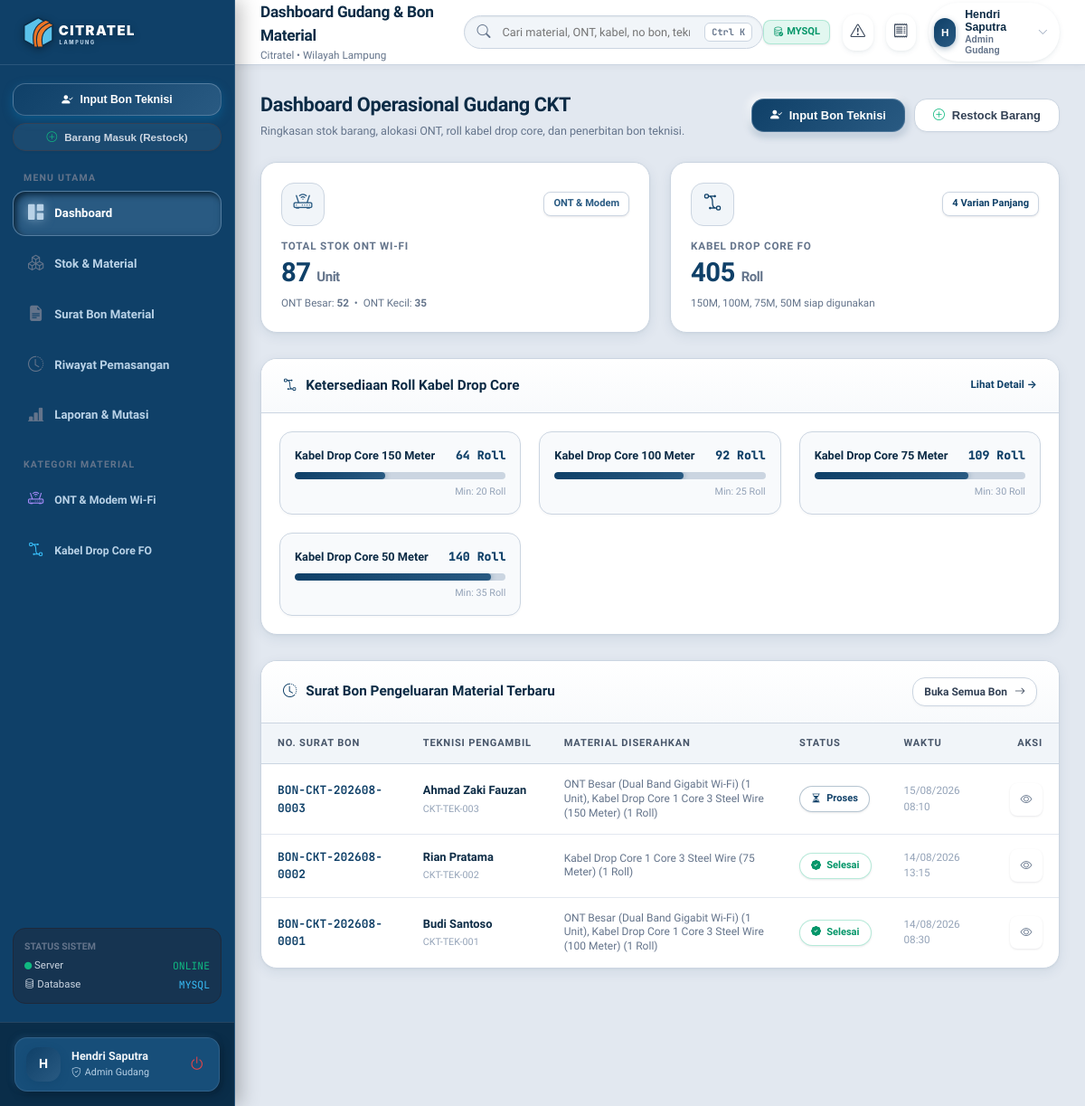
/index.php (signed in), run on an earlier commit of the app's database.
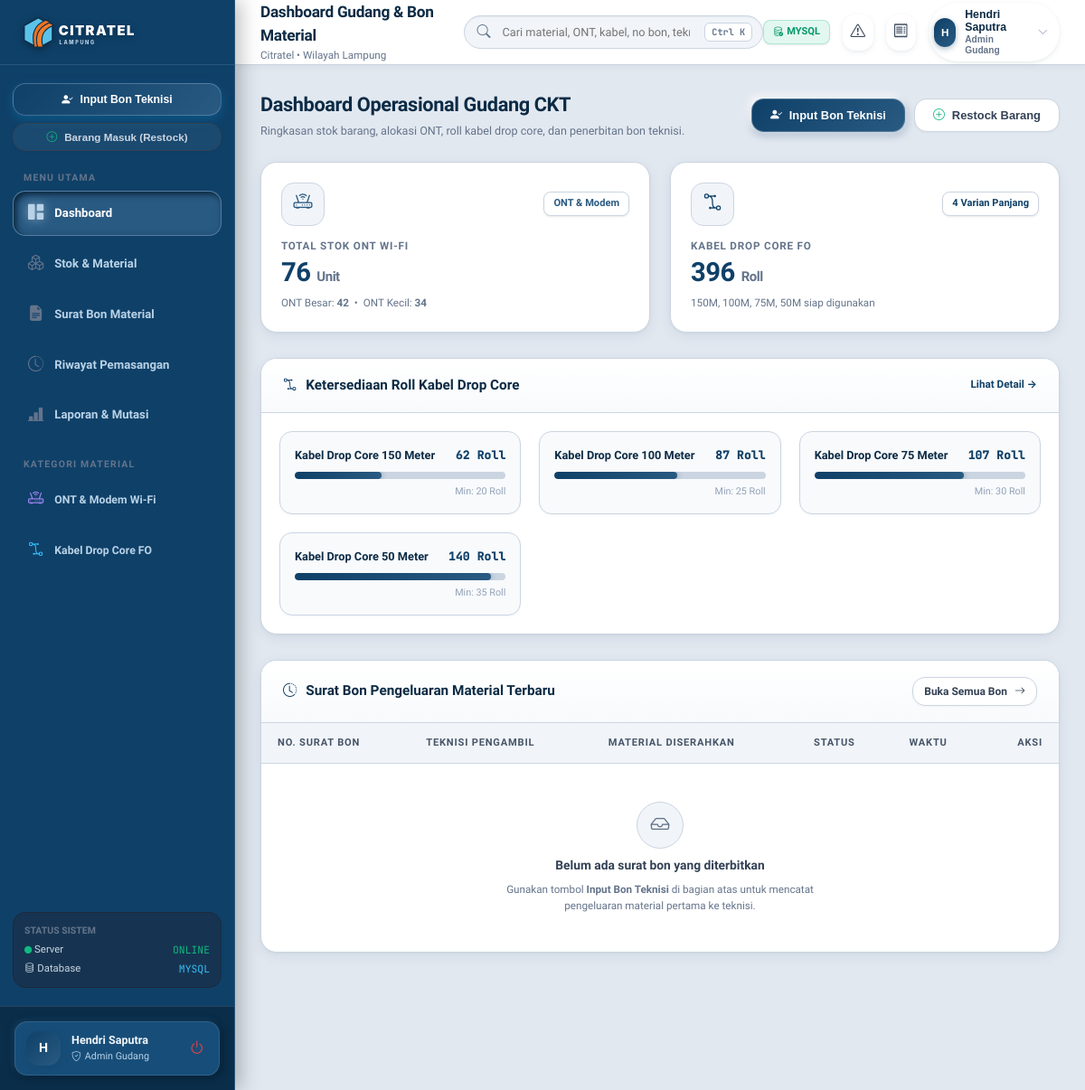
And on a later commit of the database.
### tables this page shows
CREATE TABLE `users` (
  `id` int(11) NOT NULL,
  `username` varchar(50) NOT NULL,
  `password` varchar(255) NOT NULL,
  `nik` varchar(50) NOT NULL,
  `name` varchar(100) NOT NULL,
  `role` enum('admin_gudang','teknisi','manager') NOT NULL DEFAULT 'teknisi',
  `department` varchar(100) DEFAULT 'Teknis & Jaringan',
  `avatar` varchar(255) DEFAULT NULL,
  `status` enum('active','inactive') DEFAULT 'active',
  `created_at` datetime DEFAULT current_timestamp()
);

CREATE TABLE `materials` (
  `id` int(11) NOT NULL,
  `category_id` int(11) DEFAULT NULL,
  `code` varchar(50) NOT NULL,
  `name` varchar(150) NOT NULL,
  `brand` varchar(100) DEFAULT NULL,
  `model_type` varchar(100) DEFAULT NULL,
  `cable_length` int(11) DEFAULT NULL COMMENT 'Panjang kabel dalam meter (150, 100, 75, 50)',
  `unit` varchar(20) NOT NULL DEFAULT 'Pcs',
  `stock_current` int(11) NOT NULL DEFAULT 0,
  `stock_min` int(11) NOT NULL DEFAULT 10,
  `location_rack` varchar(50) DEFAULT 'Rak A-1',
  `is_serialized` tinyint(1) DEFAULT 0 COMMENT '1 jika butuh Serial Number (ONT/Modem)',
  `specifications` text DEFAULT NULL,
  `image_url` varchar(255) DEFAULT NULL,
  `updated_at` datetime DEFAULT current_timestamp() ON UPDATE current_timestamp()
);

CREATE TABLE `bon_requests` (
  `id` int(11) NOT NULL,
  `bon_number` varchar(50) NOT NULL,
  `user_id` int(11) NOT NULL COMMENT 'Teknisi yang mengambil barang',
  `approved_by` int(11) DEFAULT NULL COMMENT 'Admin Gudang yang melayani',
  `request_type` varchar(50) NOT NULL,
  `customer_id` varchar(50) DEFAULT NULL,
  `customer_name` varchar(150) DEFAULT NULL,
  `customer_address` text DEFAULT NULL,
  `work_order_number` varchar(100) DEFAULT NULL,
  `area_zone` varchar(100) DEFAULT 'Bandar Lampung',
  `status` enum('pending','approved','rejected','completed','cancelled') NOT NULL DEFAULT 'approved',
  `notes` text DEFAULT NULL,
  `admin_notes` text DEFAULT NULL,
  `created_at` datetime DEFAULT current_timestamp(),
  `approved_at` datetime DEFAULT NULL,
  `completed_at` datetime DEFAULT NULL
);

### config/database.php (called while the page is built, shortened)
<?php
function getCurrentUser($pdo) {
    $userId = $_SESSION['user_id'] ?? $_SESSION['current_user_id'] ?? 1;
    $stmt = $pdo->prepare("SELECT * FROM users WHERE id = ?");
    $stmt->execute([$userId]);
    $user = $stmt->fetch();
    return $user;
}
function formatTanggalSingkat($datetime) {
    return date('d/m/Y H:i', strtotime($datetime));
}

### index.php (the view, shortened to what the rows shown need)
<?php
$pageTitle = "Dashboard Gudang & Bon Material";
require_once __DIR__ . '/config/database.php';
require_once __DIR__ . '/includes/header.php';
require_once __DIR__ . '/includes/sidebar.php';
$totalStockOntBesar = (int)$pdo->query("SELECT stock_current FROM materials WHERE code = 'MAT-ONT-BSR'")->fetchColumn();
$totalStockOntKecil = (int)$pdo->query("SELECT stock_current FROM materials WHERE code = 'MAT-ONT-KCL'")->fetchColumn();
$cableStats = $pdo->query("
    SELECT code, name, cable_length, stock_current, stock_min
    FROM materials
    WHERE category_id = 2
    ORDER BY cable_length DESC
")->fetchAll();
$recentBonSql = "
    SELECT b.*, u.name as technician_name, u.nik as technician_nik
    FROM bon_requests b
    JOIN users u ON b.user_id = u.id
";
$recentBonSql .= " ORDER BY b.created_at DESC LIMIT 6";
$recentBons = $pdo->query($recentBonSql)->fetchAll();
?>
<div class="main-wrapper">
  <?php require_once __DIR__ . '/includes/navbar.php'; ?>
  <main class="content-body">
    <div class="stat-grid">
      <div class="stat-card">
        <div class="stat-desc">
          <span>ONT Besar: <strong><?= $totalStockOntBesar ?></strong></span> &bull;
          <span>ONT Kecil: <strong><?= $totalStockOntKecil ?></strong></span>
        </div>
      </div>
    </div>
    <div class="table-card" style="margin-bottom: 28px;">
      <div style="padding: 20px;">
        <div style="display: grid; grid-template-columns: repeat(auto-fit, minmax(240px, 1fr)); gap: 20px;">
          <?php foreach ($cableStats as $c):
            $percent = min(100, round(($c['stock_current'] / 150) * 100));
            $isLow = $c['stock_current'] <= $c['stock_min'];
          ?>
            <div style="background: #f8fafc; border: 1px solid var(--border-color); border-radius: var(--radius-md); padding: 16px; box-shadow: 0 1px 3px rgba(15, 23, 42, 0.04);">
              <div style="display: flex; justify-content: space-between; align-items: center; margin-bottom: 8px;">
                <div style="font-weight: 700; font-size: 0.85rem; color: var(--text-main);">
                  Kabel Drop Core <?= $c['cable_length'] ?> Meter
                </div>
                <div style="font-family: var(--font-mono); font-weight: 800; font-size: 0.88rem; color: <?= $isLow ? 'var(--danger)' : 'var(--primary)' ?>;">
                  <?= $c['stock_current'] ?> Roll
                </div>
              </div>
              <div style="background: #cbd5e1; height: 8px; border-radius: var(--radius-full); overflow: hidden; margin-bottom: 6px;">
                <div style="background: <?= $isLow ? 'var(--danger)' : 'linear-gradient(90deg, #0F4068, #295A82)' ?>; height: 100%; width: <?= $percent ?>%; border-radius: var(--radius-full); transition: width 0.4s ease; box-shadow: 0 0 6px rgba(15, 64, 104, 0.4);"></div>
              </div>
              <div style="font-size: 0.72rem; color: var(--text-dim); text-align: right;">
                Min: <?= $c['stock_min'] ?> Roll
              </div>
            </div>
          <?php endforeach; ?>
        </div>
      </div>
    </div>
    <div class="table-card">
      <div class="table-responsive mobile-cards-view">
        <table class="custom-table">
          <thead>
            <tr>
              <th>No. Surat Bon</th>
              <th>Teknisi Pengambil</th>
              <th>Material Diserahkan</th>
              <th>Status</th>
              <th>Waktu</th>
              <th style="text-align: right;">Aksi</th>
            </tr>
          </thead>
          <tbody>
            <?php if (empty($recentBons)): ?>
              <tr>
                <td colspan="6" style="text-align: center; padding: 42px 20px;">
                  <div style="display: inline-flex; flex-direction: column; align-items: center; justify-content: center; gap: 8px;">
                    <div style="width: 52px; height: 52px; border-radius: 50%; background: #f1f5f9; border: 1px solid #cbd5e1; display: flex; align-items: center; justify-content: center; color: #64748b; font-size: 1.4rem;">
                      <i class="bi bi-inbox"></i>
                    </div>
                    <div style="font-weight: 700; color: #334155; font-size: 0.92rem;">Belum ada surat bon yang diterbitkan</div>
                    <div style="font-size: 0.78rem; color: #64748b; max-width: 380px;">Gunakan tombol <strong>Input Bon Teknisi</strong> di bagian atas untuk mencatat pengeluaran material pertama ke teknisi.</div>
                  </div>
                </td>
              </tr>
            <?php else: ?>
              <?php foreach ($recentBons as $rb):
                $stIt = $pdo->prepare("SELECT m.name, bi.quantity_approved, bi.quantity_requested, m.unit FROM bon_items bi JOIN materials m ON bi.material_id = m.id WHERE bi.bon_id = ?");
                $stIt->execute([$rb['id']]);
                $rbItems = $stIt->fetchAll();
                $rbSummary = [];
                foreach ($rbItems as $it) {
                    $qty = $it['quantity_approved'] > 0 ? $it['quantity_approved'] : $it['quantity_requested'];
                    $rbSummary[] = $it['name'] . ' (' . $qty . ' ' . $it['unit'] . ')';
                }
                $rbSummaryText = implode(', ', $rbSummary);
              ?>
                <tr>
                  <td data-label="No. Surat Bon">
                    <a href="bon.php?id=<?= $rb['id'] ?>" style="font-family: var(--font-mono); font-weight: 700; color: var(--primary);">
                      <?= htmlspecialchars($rb['bon_number']) ?>
                    </a>
                  </td>
                  <td data-label="Teknisi">
                    <div style="font-weight: 600; color: var(--text-main);"><?= htmlspecialchars($rb['technician_name']) ?></div>
                    <small style="color: var(--text-dim);"><?= htmlspecialchars($rb['technician_nik']) ?></small>
                  </td>
                  <td data-label="Material">
                    <div style="max-width: 280px; font-size: 0.8rem; color: var(--text-muted); line-height: 1.3;" title="<?= htmlspecialchars($rbSummaryText) ?>">
                      <?= htmlspecialchars($rbSummaryText ?: 'Tidak ada barang') ?>
                    </div>
                  </td>
                  <td data-label="Status">
                    <?php if ($rb['status'] === 'approved'): ?>
                      <span class="status-pill status-approved"><i class="bi bi-hourglass-split"></i> Proses</span>
                    <?php elseif ($rb['status'] === 'completed'): ?>
                      <span class="status-pill status-completed"><i class="bi bi-patch-check-fill"></i> Selesai</span>
                    <?php elseif ($rb['status'] === 'pending'): ?>
                      <span class="status-pill status-pending"><i class="bi bi-hourglass-split"></i> Pending</span>
                    <?php else: ?>
                      <span class="status-pill status-rejected"><i class="bi bi-x-circle"></i> Dibatalkan</span>
                    <?php endif; ?>
                  </td>
                  <td data-label="Waktu" style="color: var(--text-dim); font-size: 0.78rem;">
                    <?= formatTanggalSingkat($rb['created_at']) ?>
                  </td>
                  <td data-label="Aksi" style="text-align: right;">
                    <div class="btn-action-group" style="justify-content: flex-end; width: 100%;">
                      <a href="bon.php?id=<?= $rb['id'] ?>" class="btn-icon-action" title="Lihat Rincian & Status SN">
                        <i class="bi bi-eye"></i>
                      </a>
                    </div>
                  </td>
                </tr>
              <?php endforeach; ?>
            <?php endif; ?>
          </tbody>
        </table>
      </div>
    </div>
  </main>
</div>
<?php require_once __DIR__ . '/includes/footer.php'; ?>

### includes/sidebar.php (shortened to what the rows shown need)
<?php
$isAdmin = in_array($currentUser['role'] ?? '', ['admin_gudang', 'admin']);
?>
<aside class="main-sidebar" id="mainSidebar">
  <div class="sidebar-footer">
    <div class="sidebar-user-card">
      <div class="user-avatar"><?= strtoupper(substr($currentUser['name'] ?? 'U', 0, 1)) ?></div>
      <div class="sidebar-user-info">
        <div class="sidebar-user-name" title="<?= htmlspecialchars($currentUser['name'] ?? '') ?>"><?= htmlspecialchars($currentUser['name'] ?? 'Pengguna') ?></div>
        <div class="sidebar-user-role">
          <i class="bi <?= $isAdmin ? 'bi-shield-check' : 'bi-person-gear' ?>"></i>
          <span><?= $isAdmin ? 'Admin Gudang' : 'Teknisi Lapangan' ?></span>
        </div>
      </div>
      <a href="logout.php" title="Keluar" style="color: #ef4444; font-size: 1.1rem; padding: 4px;">
        <i class="bi bi-power"></i>
      </a>
    </div>
  </div>
</aside>

### includes/navbar.php (shortened to what the rows shown need)
<?php
$isTeknisi = (($currentUser['role'] ?? '') === 'teknisi');
?>
<header class="topbar">
  <div class="topbar-left">
    <div class="topbar-breadcrumb">
      <h1 class="topbar-title"><?= htmlspecialchars($pageTitle ?? ($isTeknisi ? 'Tugas & Bon Saya' : 'Dashboard Gudang')) ?></h1>
    </div>
  </div>
  <div class="global-search-wrapper">
    <div class="global-search-input-group">
      <input
        type="text"
        class="global-search-input"
        id="globalSearchInput"
        placeholder="<?= $isTeknisi ? 'Cari nomor bon atau pelanggan saya...' : 'Cari material, ONT, kabel, no bon, teknisi...' ?>"
        autocomplete="off"
      >
      <span class="search-shortcut-badge">Ctrl K</span>
    </div>
  </div>
  <div class="topbar-actions">
    <div class="topbar-user-dropdown">
      <button type="button" class="topbar-user-btn" id="userProfileTrigger">
        <div class="avatar"><?= strtoupper(substr($currentUser['name'] ?? 'U', 0, 1)) ?></div>
        <div style="text-align: left; line-height: 1.2;">
          <div class="name"><?= htmlspecialchars($currentUser['name'] ?? 'Pengguna') ?></div>
          <div style="font-size: 0.68rem; color: var(--text-muted); font-weight: 600;">
            <?= (($currentUser['role'] ?? '') === 'admin_gudang') ? 'Admin Gudang' : 'Teknisi' ?>
          </div>
        </div>
        <i class="bi bi-chevron-down" style="font-size: 0.75rem; color: var(--text-dim); margin-left: 4px;"></i>
      </button>
    </div>
  </div>
</header>

What changed in the data, as far as the page shows it:
removed bon_requests: bon_number "BON-CKT-202608-0003", user.name "Ahmad Zaki Fauzan", user.nik "CKT-TEK-003", rbSummaryText "ONT Besar (Dual Band Gigabit Wi-Fi) (1 Unit), Kabel Drop Core 1 Core 3 Steel Wire (150 Meter) (1 Roll)", status "approved" (drawn), created_at "15/08/2026 08:10"
removed bon_requests: bon_number "BON-CKT-202608-0002", user.name "Rian Pratama", user.nik "CKT-TEK-002", rbSummaryText "Kabel Drop Core 1 Core 3 Steel Wire (75 Meter) (1 Roll)", status "completed" (drawn), created_at "14/08/2026 13:15"
removed bon_requests: bon_number "BON-CKT-202608-0001", user.name "Budi Santoso", user.nik "CKT-TEK-001", rbSummaryText "ONT Besar (Dual Band Gigabit Wi-Fi) (1 Unit), Kabel Drop Core 1 Core 3 Steel Wire (100 Meter) (1 Roll)", status "completed" (drawn), created_at "14/08/2026 08:30"
changed materials (number 1 of 6 on the later page): stock_current "52" → "42"
changed materials (number 2 of 6 on the later page): stock_current "35" → "34"
changed materials (number 3 of 6 on the later page): stock_current "64" → "62"
changed materials (number 4 of 6 on the later page): stock_current "92" → "87"
changed materials (number 5 of 6 on the later page): stock_current "109" → "107"
Also different on the page:
$totalStockOntBesar + $totalStockOntKecil: "87" → "76"
$totalCablesRoll: "405" → "396"
text now shown: "Belum ada surat bon yang diterbitkan Gunakan tombol Input Bon Teknisi di bagian atas untuk mencatat pengeluaran material pertama ke teknisi."
